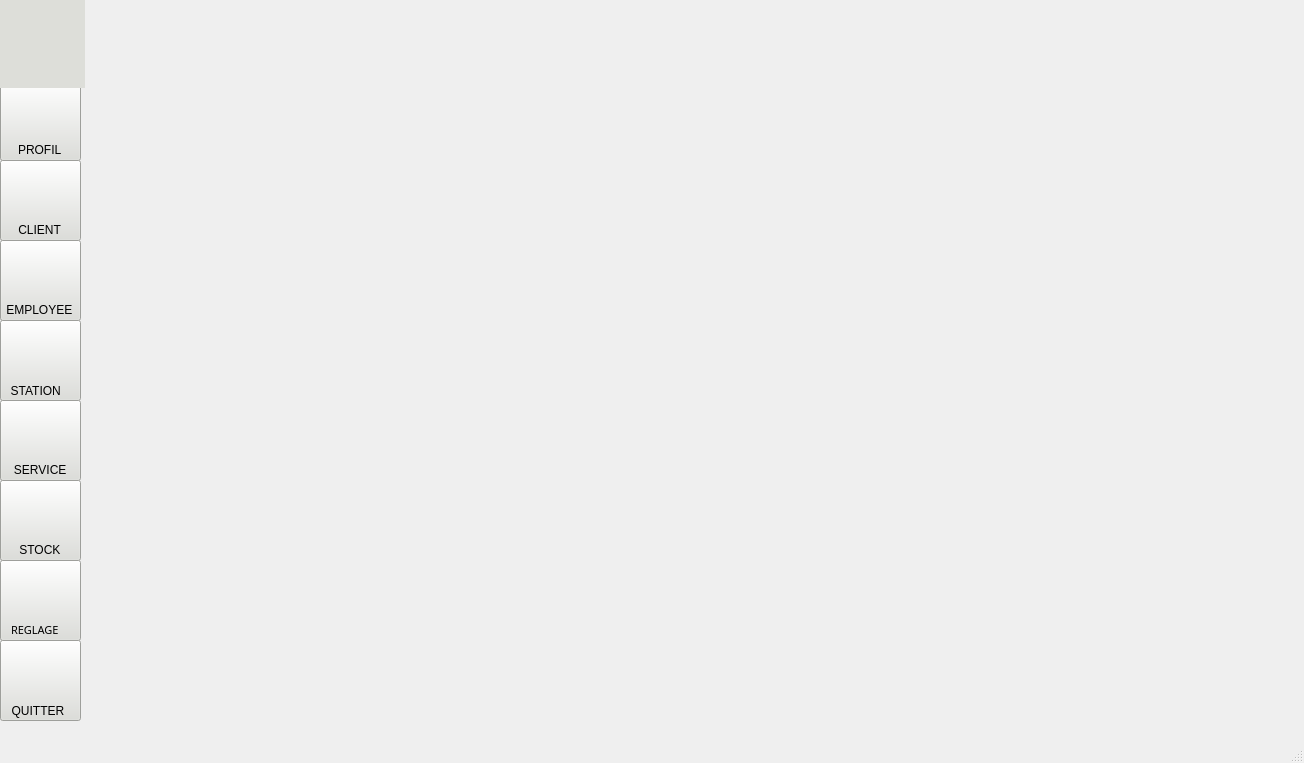
<?xml version="1.0" encoding="UTF-8"?>
<ui version="4.0">
 <class>profil</class>
 <widget class="QMainWindow" name="profil">
  <property name="geometry">
   <rect>
    <x>0</x>
    <y>0</y>
    <width>1304</width>
    <height>763</height>
   </rect>
  </property>
  <property name="windowTitle">
   <string>profil</string>
  </property>
  <property name="styleSheet">
   <string notr="true"/>
  </property>
  <widget class="QWidget" name="centralwidget">
   <widget class="QStackedWidget" name="stackedWidget">
    <property name="geometry">
     <rect>
      <x>79</x>
      <y>0</y>
      <width>1231</width>
      <height>720</height>
     </rect>
    </property>
    <property name="styleSheet">
     <string notr="true"/>
    </property>
    <widget class="QWidget" name="page">
     <widget class="QLabel" name="label_10">
      <property name="geometry">
       <rect>
        <x>0</x>
        <y>0</y>
        <width>1231</width>
        <height>720</height>
       </rect>
      </property>
      <property name="text">
       <string/>
      </property>
      <property name="pixmap">
       <pixmap>../../Desktop/image/photo.jpg</pixmap>
      </property>
      <property name="scaledContents">
       <bool>true</bool>
      </property>
     </widget>
    </widget>
   </widget>
   <widget class="QPushButton" name="pushButton_profil">
    <property name="geometry">
     <rect>
      <x>0</x>
      <y>80</y>
      <width>81</width>
      <height>81</height>
     </rect>
    </property>
    <property name="styleSheet">
     <string notr="true">QPushButton{
qproperty-icon:url(:/ICON/profil.png);
qproperty-iconSize:42px 50px;
background-color:rgb(221,222,217);

}
QPushButton:hover:!pressed{  background-color: qlineargradient(spread:pad, x1:0.5, y1:0.0342727, x2:0.5, y2:1, stop:0 rgba(66, 117, 102, 255), stop:1 rgba(255, 255, 255, 255));}

</string>
    </property>
    <property name="text">
     <string/>
    </property>
   </widget>
   <widget class="QPushButton" name="pushButton_client">
    <property name="geometry">
     <rect>
      <x>0</x>
      <y>160</y>
      <width>81</width>
      <height>81</height>
     </rect>
    </property>
    <property name="styleSheet">
     <string notr="true">QPushButton{
qproperty-icon:url(:/ICON/326255698_1163241431028162_7304178811197381155_n.png);
qproperty-iconSize:48px 50px;
background-color:rgb(221,222,217);
}
QPushButton:hover:!pressed{  background-color: qlineargradient(spread:pad, x1:0.5, y1:0.0342727, x2:0.5, y2:1, stop:0 rgba(66, 117, 102, 255), stop:1 rgba(255, 255, 255, 255));}
</string>
    </property>
    <property name="text">
     <string/>
    </property>
   </widget>
   <widget class="QPushButton" name="pushButton_employee">
    <property name="geometry">
     <rect>
      <x>0</x>
      <y>240</y>
      <width>81</width>
      <height>81</height>
     </rect>
    </property>
    <property name="styleSheet">
     <string notr="true">QPushButton{
qproperty-icon:url(:/new/prefix1/ICON/278261042_5242060219164606_8744602465667434102_n.png);
qproperty-iconSize:46px 50px;
background-color:rgb(221,222,217);
}
QPushButton:hover:!pressed{  background-color: qlineargradient(spread:pad, x1:0.5, y1:0.0342727, x2:0.5, y2:1, stop:0 rgba(66, 117, 102, 255), stop:1 rgba(255, 255, 255, 255));}</string>
    </property>
    <property name="text">
     <string/>
    </property>
   </widget>
   <widget class="QPushButton" name="pushButton_station">
    <property name="geometry">
     <rect>
      <x>0</x>
      <y>320</y>
      <width>81</width>
      <height>81</height>
     </rect>
    </property>
    <property name="styleSheet">
     <string notr="true">QPushButton{
qproperty-icon:url(:/ICON/326421902_3390623604598503_20181722436645681_n.png);
qproperty-iconSize:47px 50px;
background-color:rgb(221,222,217);
}

QPushButton:hover:!pressed{  background-color: qlineargradient(spread:pad, x1:0.5, y1:0.0342727, x2:0.5, y2:1, stop:0 rgba(66, 117, 102, 255), stop:1 rgba(255, 255, 255, 255));}</string>
    </property>
    <property name="text">
     <string/>
    </property>
   </widget>
   <widget class="QPushButton" name="pushButton_service">
    <property name="geometry">
     <rect>
      <x>0</x>
      <y>400</y>
      <width>81</width>
      <height>81</height>
     </rect>
    </property>
    <property name="styleSheet">
     <string notr="true">QPushButton{
qproperty-icon:url(:/new/prefix1/ICON/278717090_465620745314700_6179097996270868039_n.png);
qproperty-iconSize:50px 50px;
background-color:rgb(221,222,217);
}
QPushButton:hover:!pressed{  background-color: qlineargradient(spread:pad, x1:0.5, y1:0.0342727, x2:0.5, y2:1, stop:0 rgba(66, 117, 102, 255), stop:1 rgba(255, 255, 255, 255));}</string>
    </property>
    <property name="text">
     <string/>
    </property>
   </widget>
   <widget class="QPushButton" name="pushButton_stock">
    <property name="geometry">
     <rect>
      <x>0</x>
      <y>480</y>
      <width>81</width>
      <height>81</height>
     </rect>
    </property>
    <property name="styleSheet">
     <string notr="true">QPushButton{
qproperty-icon:url(:/ICON/326132086_1377220566362323_2334973245028434171_n.png);
qproperty-iconSize:50px 50px;
background-color:rgb(221,222,217);
}
QPushButton:hover:!pressed{  background-color: qlineargradient(spread:pad, x1:0.5, y1:0.0342727, x2:0.5, y2:1, stop:0 rgba(66, 117, 102, 255), stop:1 rgba(255, 255, 255, 255));}

</string>
    </property>
    <property name="text">
     <string/>
    </property>
   </widget>
   <widget class="QPushButton" name="pushButton_quitter">
    <property name="geometry">
     <rect>
      <x>0</x>
      <y>640</y>
      <width>81</width>
      <height>81</height>
     </rect>
    </property>
    <property name="styleSheet">
     <string notr="true">QPushButton{
qproperty-icon:url(:/new/prefix1/ICON/331021796_4060633687495639_3024885960259443867_n.png);
qproperty-iconSize:38px 40px;
background-color:rgb(221,222,217);
}
QPushButton:hover:!pressed{  background-color: qlineargradient(spread:pad, x1:0.5, y1:0.0342727, x2:0.5, y2:1, stop:0 rgba(66, 117, 102, 255), stop:1 rgba(255, 255, 255, 255));}</string>
    </property>
    <property name="text">
     <string/>
    </property>
   </widget>
   <widget class="QPushButton" name="pushButton_reglage">
    <property name="geometry">
     <rect>
      <x>0</x>
      <y>560</y>
      <width>81</width>
      <height>81</height>
     </rect>
    </property>
    <property name="styleSheet">
     <string notr="true">QPushButton{
qproperty-icon:url(:/ICON/326253185_1247096072879450_2122464190835713788_n.png);
qproperty-iconSize:44px 44px;
background-color:rgb(221,222,217);
}
QPushButton:hover:!pressed{  background-color: qlineargradient(spread:pad, x1:0.5, y1:0.0342727, x2:0.5, y2:1, stop:0 rgba(66, 117, 102, 255), stop:1 rgba(255, 255, 255, 255));}</string>
    </property>
    <property name="text">
     <string/>
    </property>
   </widget>
   <widget class="QLabel" name="label">
    <property name="geometry">
     <rect>
      <x>-6</x>
      <y>-3</y>
      <width>91</width>
      <height>91</height>
     </rect>
    </property>
    <property name="styleSheet">
     <string notr="true">background-color:rgb(221,222,217);</string>
    </property>
    <property name="text">
     <string/>
    </property>
    <property name="pixmap">
     <pixmap>../../Desktop/image/hhg (1).png</pixmap>
    </property>
    <property name="scaledContents">
     <bool>true</bool>
    </property>
   </widget>
   <widget class="QLabel" name="label_2">
    <property name="geometry">
     <rect>
      <x>16</x>
      <y>540</y>
      <width>71</width>
      <height>20</height>
     </rect>
    </property>
    <property name="styleSheet">
     <string notr="true">
font: 87 8pt &quot;Segoe UI Black&quot;;</string>
    </property>
    <property name="text">
     <string> STOCK</string>
    </property>
   </widget>
   <widget class="QLabel" name="label_3">
    <property name="geometry">
     <rect>
      <x>4</x>
      <y>460</y>
      <width>71</width>
      <height>20</height>
     </rect>
    </property>
    <property name="styleSheet">
     <string notr="true">font: 87 8pt &quot;Segoe UI Black&quot;;</string>
    </property>
    <property name="text">
     <string>   SERVICE</string>
    </property>
   </widget>
   <widget class="QLabel" name="label_4">
    <property name="geometry">
     <rect>
      <x>4</x>
      <y>380</y>
      <width>81</width>
      <height>21</height>
     </rect>
    </property>
    <property name="styleSheet">
     <string notr="true">font: 87 8pt &quot;Segoe UI Black&quot;;</string>
    </property>
    <property name="text">
     <string>  STATION</string>
    </property>
   </widget>
   <widget class="QLabel" name="label_5">
    <property name="geometry">
     <rect>
      <x>3</x>
      <y>300</y>
      <width>81</width>
      <height>20</height>
     </rect>
    </property>
    <property name="styleSheet">
     <string notr="true">font: 87 8pt &quot;Segoe UI Black&quot;;</string>
    </property>
    <property name="text">
     <string> EMPLOYEE</string>
    </property>
   </widget>
   <widget class="QLabel" name="label_6">
    <property name="geometry">
     <rect>
      <x>5</x>
      <y>220</y>
      <width>61</width>
      <height>20</height>
     </rect>
    </property>
    <property name="styleSheet">
     <string notr="true">font: 87 8pt &quot;Segoe UI Black&quot;;</string>
    </property>
    <property name="text">
     <string>    CLIENT</string>
    </property>
   </widget>
   <widget class="QLabel" name="label_7">
    <property name="geometry">
     <rect>
      <x>18</x>
      <y>140</y>
      <width>71</width>
      <height>20</height>
     </rect>
    </property>
    <property name="styleSheet">
     <string notr="true">font: 87 8pt &quot;Segoe UI Black&quot;;</string>
    </property>
    <property name="text">
     <string>PROFIL</string>
    </property>
   </widget>
   <widget class="QLabel" name="label_8">
    <property name="geometry">
     <rect>
      <x>11</x>
      <y>620</y>
      <width>101</width>
      <height>20</height>
     </rect>
    </property>
    <property name="font">
     <font>
      <family>Segoe UI Black</family>
      <pointsize>8</pointsize>
      <weight>10</weight>
      <italic>false</italic>
      <bold>false</bold>
     </font>
    </property>
    <property name="styleSheet">
     <string notr="true">font: 87 8pt &quot;Segoe UI Black&quot;;</string>
    </property>
    <property name="text">
     <string>REGLAGE</string>
    </property>
   </widget>
   <widget class="QLabel" name="label_9">
    <property name="geometry">
     <rect>
      <x>5</x>
      <y>700</y>
      <width>71</width>
      <height>21</height>
     </rect>
    </property>
    <property name="styleSheet">
     <string notr="true">font: 87 8pt &quot;Segoe UI Black&quot;;</string>
    </property>
    <property name="text">
     <string>  QUITTER</string>
    </property>
   </widget>
   <zorder>pushButton_profil</zorder>
   <zorder>pushButton_client</zorder>
   <zorder>pushButton_employee</zorder>
   <zorder>pushButton_station</zorder>
   <zorder>pushButton_service</zorder>
   <zorder>pushButton_stock</zorder>
   <zorder>pushButton_reglage</zorder>
   <zorder>stackedWidget</zorder>
   <zorder>pushButton_quitter</zorder>
   <zorder>label</zorder>
   <zorder>label_2</zorder>
   <zorder>label_3</zorder>
   <zorder>label_4</zorder>
   <zorder>label_5</zorder>
   <zorder>label_6</zorder>
   <zorder>label_7</zorder>
   <zorder>label_8</zorder>
   <zorder>label_9</zorder>
  </widget>
  <widget class="QMenuBar" name="menubar">
   <property name="geometry">
    <rect>
     <x>0</x>
     <y>0</y>
     <width>1304</width>
     <height>26</height>
    </rect>
   </property>
  </widget>
  <widget class="QStatusBar" name="statusbar"/>
 </widget>
 <resources/>
 <connections/>
</ui>
